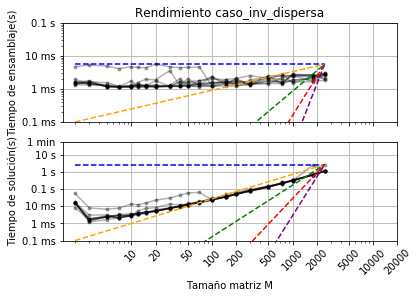

Write the Python code that produced this figure.
import matplotlib.pyplot as plt

arch2 = open("Caso_inv_dispersa.txt", "r")


mat2 = arch2.read()
mat2 = mat2.split("\n")
mat2.pop(0)
mat2.pop(-1)


x=0
tiempo_e_2 = []
tiempo_c_2 = []
tamaño2 = []


M = int(len(mat2)/10)

for d in mat2:
    l=d.split()
    tiempo_e_2.append(float(l[0]))
    tiempo_c_2.append(float(l[1]))
    tamaño2.append(float(l[2]))
    x+=1        
       
    
arch2.close()



#x2 = ["10","20","50","100","200","500","1000","2000","5000","10000","20000"]
#T2 = [10,20,50,100,200,500,1000,2000,5000,10000,20000]

x2 = ["10","20","50","100","200","500","1000","2000","5000","10000","20000","50000","100000","200000","500000","1000000","2000000","5000000","5000000000"]
T2 = [10,20,50,100,200,500,1000,2000,5000,10000,20000,50000,100000,200000,500000,1000000,2000000,5000000, 5000000000000]

y2 = ["0.1 ms", "1 ms", "10 ms","0.1 s", "1 s", "10 s", "1 min", "10 min"]
dt2 = [0.1/1000,1/1000,10/1000,0.1,1,10,60,60*10]
#y2 = ["0.1 ms", "1 ms", "10 ms","0.1 s", "1 s", "10 s", "1 min"]
#dt2 = [0.1/1000,1/1000,10/1000,0.1,1,10]


plt.figure(1)
plt.subplot(2,1,1)
plt.title("Rendimiento caso_inv_dispersa")
i=0
j=0
while i < 10:
    while j < len(mat2):
        plt.loglog(tamaño2[j:j+21],tiempo_e_2[j:j+21], "o-",alpha=0.3,ms=3,color="k")
        j+=M
    i+=1


plt.hlines(y=max(tiempo_e_2), xmin=min(tamaño2), xmax=max(tamaño2), linestyle="--", color="blue", label="Constante")

principio=dt2[0]
fin=max(tiempo_e_2)

eje_y_1=[principio,fin]
eje_x_1=[tamaño2[0],tamaño2[-1]]

eje_y_2=[principio**2,fin]
eje_x_2=[tamaño2[0]**2,tamaño2[-1]]

eje_y_3=[principio**3,fin]
eje_x_3=[tamaño2[0]**3,tamaño2[-1]]

eje_y_4=[principio**4,fin]
eje_x_4=[tamaño2[0]**4,tamaño2[-1]]


plt.loglog(eje_x_1,eje_y_1, linestyle="--", color="orange", label="O(N)")
plt.loglog(eje_x_2,eje_y_2, linestyle="--", color="green", label="O(N2)") 
plt.loglog(eje_x_3,eje_y_3, linestyle="--", color="red", label="O(N3)")
plt.loglog(eje_x_4,eje_y_4, linestyle="--", color="purple", label="O(N4)") 

    

plt.yticks(dt2, y2)
plt.xticks(T2, x2, rotation=45)
plt.xticks(T2, ["","","","","","","","","",""])
plt.xlim(right=20000)
plt.ylim(bottom=dt2[0], top=dt2[-5])
plt.grid()
plt.ylabel("Tiempo de ensamblaje(s)")


plt.subplot(2,1,2)
i=0
j=0
while i < 10:
    while j < len(mat2):
        plt.loglog(tamaño2[j:j+21],tiempo_c_2[j:j+21], "o-",alpha=0.3,ms=3,color="k")
        j+=M
    i+=1


plt.hlines(y=max(tiempo_c_2), xmin=min(tamaño2), xmax=max(tamaño2), linestyle="--", color="blue", label="Constante")

principio=dt2[0]
fin=max(tiempo_c_2)

eje_y_1=[principio,fin]
eje_x_1=[tamaño2[0],tamaño2[-1]]

eje_y_2=[principio**2,fin]
eje_x_2=[tamaño2[0]**2,tamaño2[-1]]

eje_y_3=[principio**3,fin]
eje_x_3=[tamaño2[0]**3,tamaño2[-1]]

eje_y_4=[principio**4,fin]
eje_x_4=[tamaño2[0]**4,tamaño2[-1]]


plt.loglog(eje_x_1,eje_y_1, linestyle="--", color="orange", label="O(N)")
plt.loglog(eje_x_2,eje_y_2, linestyle="--", color="green", label="O(N2)") 
plt.loglog(eje_x_3,eje_y_3, linestyle="--", color="red", label="O(N3)")
plt.loglog(eje_x_4,eje_y_4, linestyle="--", color="purple", label="O(N4)") 

    

plt.yticks(dt2, y2)
plt.xticks(T2, x2, rotation=45)
plt.xticks(T2, x2)
plt.xlim(right=20000)
plt.ylim(bottom=dt2[0], top=dt2[-2])
plt.grid()
plt.ylabel("Tiempo de solución(s)")
plt.xlabel("Tamaño matriz M")


plt.show()
